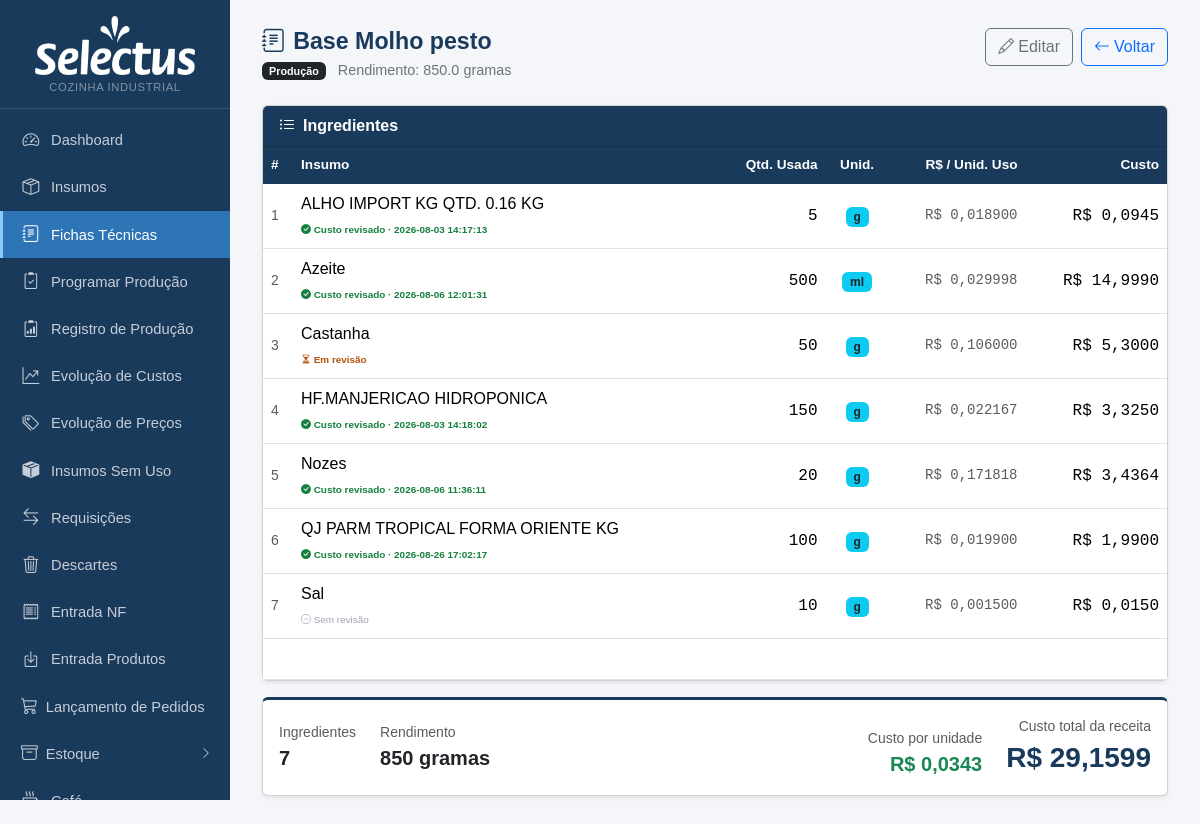
Before: /fichas/36 with the older database file.
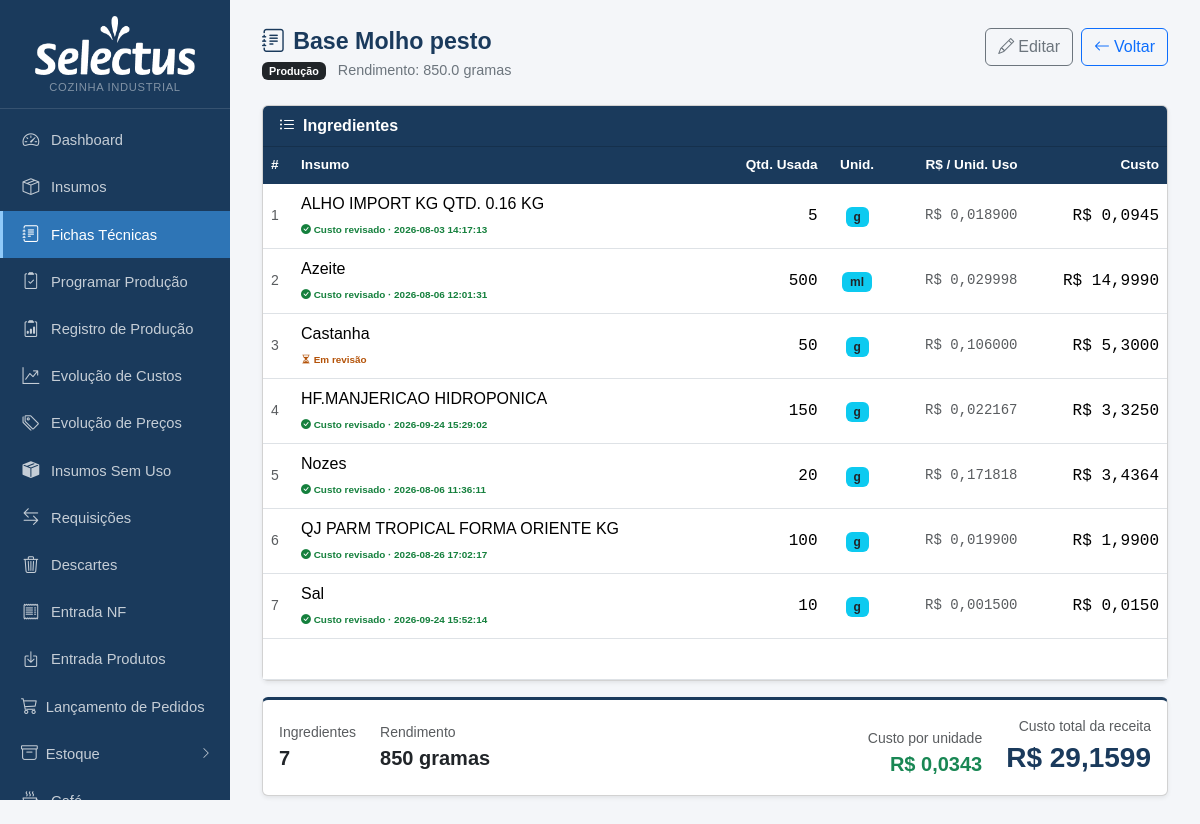
After: the same page with the newer database file.
### tables this page shows
CREATE TABLE ficha_tecnica (
            id INTEGER PRIMARY KEY AUTOINCREMENT,
            produto_id INTEGER NOT NULL,
            insumo_id INTEGER NOT NULL,
            quantidade REAL NOT NULL, aproveitamento REAL NOT NULL DEFAULT 100,
            FOREIGN KEY (produto_id) REFERENCES produtos(id) ON DELETE CASCADE,
            FOREIGN KEY (insumo_id) REFERENCES insumos(id)
        );

CREATE TABLE insumos (
            id INTEGER PRIMARY KEY AUTOINCREMENT,
            nome TEXT NOT NULL,
            unidade_compra TEXT NOT NULL,
            preco_compra REAL,
            unidade_uso TEXT NOT NULL,
            fator_conversao REAL NOT NULL DEFAULT 1
        , qtd_por_embalagem REAL, unid_embalagem TEXT, produto_vinculado_id INTEGER, estoque_atual REAL DEFAULT 0, estoque_minimo REAL DEFAULT 0, status_revisao_custo TEXT DEFAULT 'nao_revisado', data_revisao_custo TEXT, fornecedor TEXT, aproveitamento REAL NOT NULL DEFAULT 100, status_revisao_nome TEXT DEFAULT 'nao_revisado', observacao TEXT, estoque_central REAL DEFAULT 0, status_revisao_fp TEXT DEFAULT "nao_revisado", categoria TEXT, ep_fornecedor_id INTEGER REFERENCES ep_fornecedores(id));

### app.py (the view)
@app.route('/fichas/<int:id>')
def ficha_ver(id):
    db = get_db()
    prod = db.execute('SELECT * FROM produtos WHERE id=?', (id,)).fetchone()
    if not prod:
        db.close(); return redirect(url_for('fichas_lista'))
    items = db.execute('''
        SELECT ft.id ft_id, ft.quantidade, i.id ins_id, i.nome ins_nome,
               i.unidade_uso, i.preco_compra, i.fator_conversao,
               i.produto_vinculado_id, p2.nome as nome_vinc, p2.rendimento as rend_vinc,
               i.status_revisao_custo, i.data_revisao_custo,
               COALESCE(ft.aproveitamento, 100) AS aproveitamento
        FROM ficha_tecnica ft
        JOIN insumos i ON i.id=ft.insumo_id
        LEFT JOIN produtos p2 ON p2.id = i.produto_vinculado_id
        WHERE ft.produto_id=? ORDER BY i.nome''', (id,)).fetchall()
    db.close()
    total, incompleto = 0.0, False
    itens = []
    for it in items:
        c = None
        origem = 'preco'
        aprov = (it['aproveitamento'] or 100) / 100
        qtd_compra = it['quantidade'] / aprov
        if it['produto_vinculado_id']:
            sub, sub_ok = custo_produto(it['produto_vinculado_id'])
            if sub_ok:
                rend = it['rend_vinc'] or 1
                c = qtd_compra * (sub / rend) / it['fator_conversao']
                total += c
                origem = 'ficha'
            else:
                incompleto = True
        elif it['preco_compra'] is not None:
            c = qtd_compra * it['preco_compra'] / it['fator_conversao']
            total += c
        else:
            incompleto = True
        itens.append({**dict(it), 'custo': c, 'origem': origem, 'qtd_compra': qtd_compra})
    cat_map = {nome: cls for nome, cls in CATEGORIAS}
    return render_template('ficha_ver.html', prod=prod, itens=itens, total=total, incompleto=incompleto, cat_map=cat_map)

### app.py (called while the page is built)
def _to_br(value, decimals):
    if value is None:
        return '—'
    s = f'{float(value):,.{decimals}f}'
    return s.replace(',', 'X').replace('.', ',').replace('X', '.')

@app.template_filter('brl')
def brl_filter(value, decimals=2):
    return 'R$ ' + _to_br(value, decimals)

def get_db():
    c = sqlite3.connect(DB)
    c.row_factory = sqlite3.Row
    c.execute("PRAGMA foreign_keys = ON")
    return c

def count_alertas():
    try:
        db = get_db()
        n = db.execute('''SELECT COUNT(*) FROM insumos
                          WHERE estoque_minimo > 0 AND COALESCE(estoque_atual,0) < estoque_minimo''').fetchone()[0]
        db.close()
        return n
    except:
        return 0

@app.context_processor
def inject_alertas():
    try:
        db = get_db()
        n_ped = db.execute("SELECT COUNT(*) FROM pedidos WHERE status='aberto'").fetchone()[0]
        db.close()
    except Exception:
        n_ped = 0
    return dict(n_alertas=count_alertas(), n_pedidos_abertos=n_ped)

### templates/ficha_ver.html (shortened to what the changed rows need)
{% extends "base.html" %}
{% block content %}
<div class="page-header d-flex justify-content-between align-items-start">
  <div>
    <h1><i class="bi bi-journal-text me-2"></i>{{ prod.nome }}</h1>
  </div>
</div>
<div class="card shadow-sm">
  <div class="card-body p-0">
    <table class="table table-hover mb-0">
      <thead>
        <tr>
          <th>#</th>
          <th>Insumo</th>
          <th class="text-end">Qtd. Usada</th>
          <th class="text-center">Unid.</th>
          <th class="text-end">R$ / Unid. Uso</th>
          <th class="text-end">Custo</th>
        </tr>
      </thead>
      <tbody>
        {% for it in itens %}
        <tr>
          <td class="text-muted small">{{ loop.index }}</td>
          <td>
            {{ it.ins_nome }}
            <br>
            {% if it.status_revisao_custo == 'revisado' %}
              <span style="font-size:.62rem;color:#15803d;font-weight:600">
                <i class="bi bi-check-circle-fill"></i> Custo revisado{% if it.data_revisao_custo %} · {{ it.data_revisao_custo }}{% endif %}
              </span>
            {% elif it.status_revisao_custo == 'em_revisao' %}
              <span style="font-size:.62rem;color:#b45309;font-weight:600">
                <i class="bi bi-hourglass-split"></i> Em revisão
              </span>
            {% else %}
              <span style="font-size:.62rem;color:#9ca3af">
                <i class="bi bi-dash-circle"></i> Sem revisão
              </span>
            {% endif %}
          </td>
          <td class="text-end font-monospace">
            {{ it.quantidade|int if it.quantidade == it.quantidade|int else it.quantidade|num_br(3) }}
          </td>
          <td class="text-center"><span class="badge bg-info text-dark">{{ it.unidade_uso }}</span></td>
          <td class="text-end font-monospace small text-muted">
            {% if it.preco_compra %}{{ (it.preco_compra / it.fator_conversao)|brl(6) }}{% else %}—{% endif %}
          </td>
          <td class="text-end font-monospace">
            {% if it.custo is not none %}
              {{ it.custo|brl(4) }}
            {% else %}
              <span class="badge badge-sem-preco">sem preço</span>
            {% endif %}
          </td>
        </tr>
        {% endfor %}
      </tbody>
    </table>
  </div>
</div>
{% endblock %}

Changed rows visible on the page:
changed through a linked row, ficha_tecnica "HF.MANJERICAO HIDROPONICA": data_revisao_custo "2026-08-03 14:18:02" → "2026-09-24 15:29:02"
changed through a linked row, ficha_tecnica "Sal": data_revisao_custo (not shown) → "2026-09-24 15:52:14"; text "Sem revisão" → "Custo revisado ·"
changed insumos (number 7 of 7 on the later page): status_revisao_custo "nao_revisado" → "revisado" (drawn)
